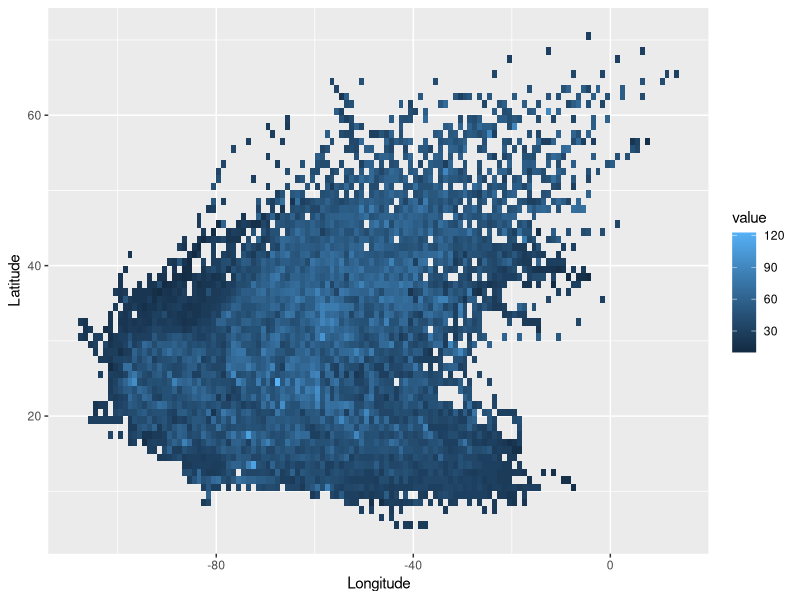
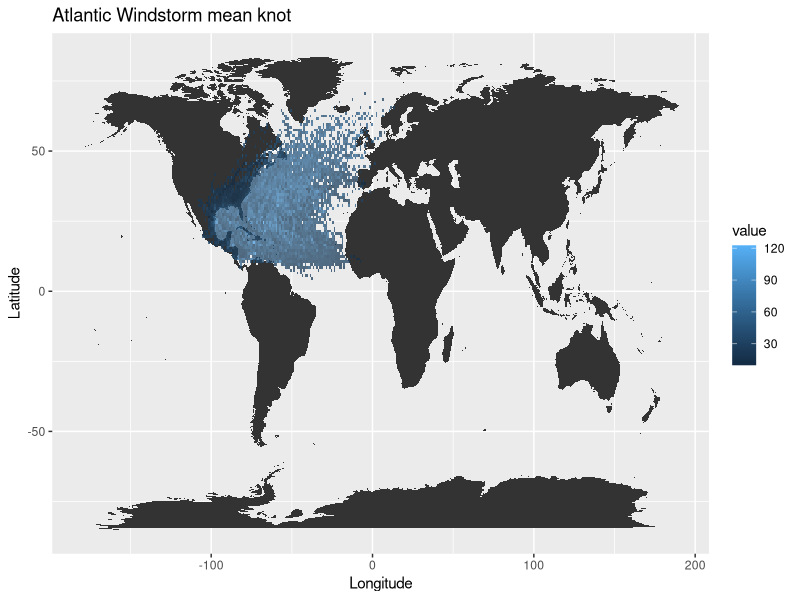
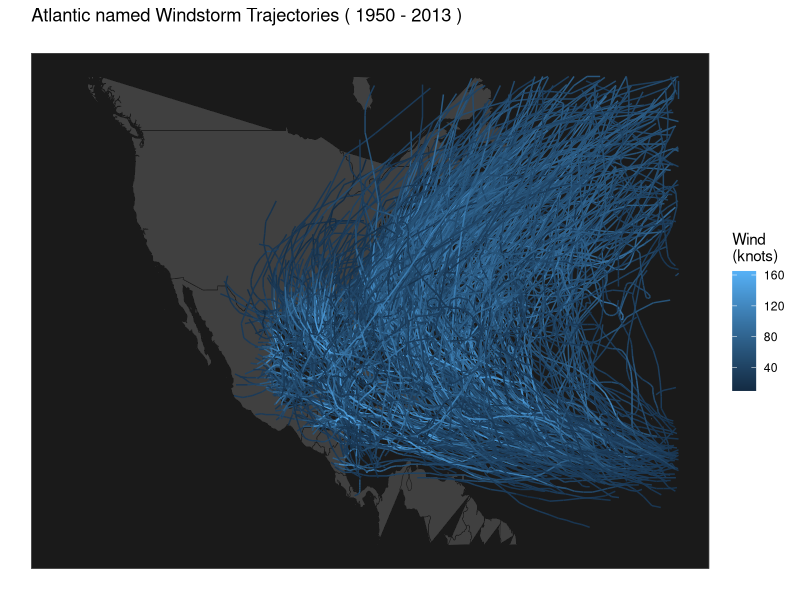
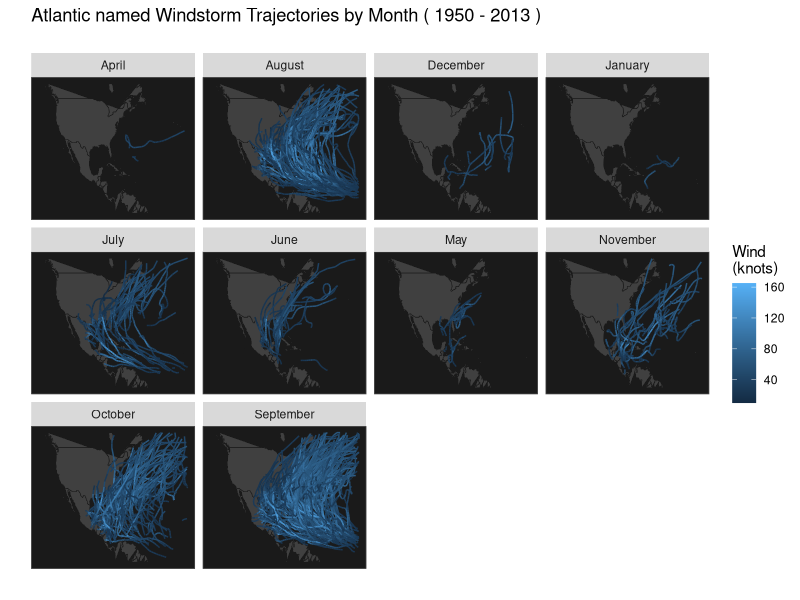

Write R code to recreate these figures, in order.
## ---- chunk 1
library(tidyverse)
library(data.table)
library(maps)
## ---- chunk 2
origin_df <- read.csv("hurrican703.csv")

# identify some problems in the data wrangling part.
# for visualization, we need to fix the problems first.
dt <- 
  origin_df %>% 
  mutate(
    # 2 hurricanes with the name ALICE.1954
    ID = ifelse(ID == "ALICE.1954" & Month == "June", "ALICE.1954(1)", ID),
    ID = ifelse(ID == "ALICE.1954", "ALICE.1954(2)", ID),
    # 4 hurricanes with the name SUBTROP:UNNAMED.1974
    ID = ifelse(ID == "SUBTROP:UNNAMED.1974" & Month == "June", "SUBTROP:UNNAMED.1974(1)", ID),
    ID = ifelse(ID == "SUBTROP:UNNAMED.1974" & Month == "July", "SUBTROP:UNNAMED.1974(2)", ID),
    ID = ifelse(ID == "SUBTROP:UNNAMED.1974" & Month == "August", "SUBTROP:UNNAMED.1974(3)", ID),
    ID = ifelse(ID == "SUBTROP:UNNAMED.1974", "SUBTROP:UNNAMED.1974(4)", ID),
    # 2 hurricanes with the name SUBTROP:UNNAMED.1976
    ID = ifelse(ID == "SUBTROP:UNNAMED.1976" & Month == "May", "SUBTROP:UNNAMED.1976(1)", ID),
    ID = ifelse(ID == "SUBTROP:UNNAMED.1976", "SUBTROP:UNNAMED.1976(2)", ID)
  )
## ---- chunk 3
ggplot(data=dt, aes(x = Longitude, y = Latitude)) + 
  stat_summary_2d(data = dt, aes(x = Longitude, y = Latitude, z = Wind.kt), fun = median, binwidth = c(1, 1), show.legend = TRUE)
dt <- as.data.table(dt)
summary(dt)
## ---- chunk 4
map <- ggplot(data = dt, aes(x = Longitude, y = Latitude)) + 
  geom_polygon(data = map_data(map = 'world'), aes(x = long, y = lat, group = group))
map +
  stat_summary_2d(data = dt, aes(x = Longitude, y = Latitude, z = dt$Wind.kt), fun = median, binwidth = c(1, 1), show.legend = TRUE, alpha = 0.75) + 
  ggtitle(paste0("Atlantic Windstorm mean knot"))
## ---- chunk 5
map <- ggplot(dt, aes(x = Longitude, y = Latitude, group = ID)) + 
  geom_polygon(data = map_data("world"), 
               aes(x = long, y = lat, group = group), 
               fill = "gray25", colour = "gray10", size = 0.2) + 
  geom_path(data = dt, aes(group = ID, colour = Wind.kt), size = 0.5) + 
  xlim(-138, -20) + ylim(3, 55) + 
  labs(x = "", y = "", colour = "Wind \n(knots)") + 
  theme(panel.background = element_rect(fill = "gray10", colour = "gray30"),
        axis.text.x = element_blank(), axis.text.y = element_blank(), 
        axis.ticks = element_blank(), panel.grid.major = element_blank(),
        panel.grid.minor = element_blank())

seasonrange <- paste(range(dt[, Season]), collapse=" - ")

map + ggtitle(paste("Atlantic named Windstorm Trajectories (", 
                     seasonrange, ")\n")) 
## ---- chunk 6
mapMonth <- map + facet_wrap(~ Month) +
  ggtitle(paste("Atlantic named Windstorm Trajectories by Month (", 
                 seasonrange, ")\n")) 
mapMonth
## ---- chunk 7
hurricane_df <- origin_df %>% 
  mutate(
    Month = as.factor(Month), # April-January
    Nature = as.factor(Nature), # TS,ET,DS,SS,NR
    # note: one hurricane can have multiple natures throughout its life
    time = gsub("[()]", "", time),
    time = paste0(ifelse(substr(time, 1, 2) > 23, "19", "20"), time),
    time = as.POSIXct(time, format = "%Y-%m-%d %H:%M:%S"),
    hour = substr(time, 12, 19)
  ) %>% 
  # remove data not at six-hour time intervals. (613 observations)
  filter(hour %in% c("00:00:00", "06:00:00", "12:00:00", "18:00:00")) %>% 
  select(-hour)

# remove hurricanes that has only 1 (<2) observations (change the threshold if you wish)
few_id <- hurricane_df %>% 
  group_by(ID) %>% 
  summarize(obs = n()) %>% 
  filter(obs < 2) %>% 
  .$ID
few_id
hurricane_df <- hurricane_df %>% filter(!(ID %in% few_id)) # remove 2 hurricanes

# check if any missing hours (e.g., 0 directly to 12, missing 6)
issue_id <- hurricane_df %>% 
  group_by(ID) %>% 
  summarize(
    obs = n(),
    obs2 = as.integer(difftime(max(time), min(time), units = "hours"))/6 + 1,
    diff = obs - obs2
  ) %>% 
  filter(abs(diff) > 0.167) %>% # some = 1/6. may due to DST time-shift
  .$ID
issue_id

# no such issue. but identify a new issue:
# several different hurricanes with the same name. (3 such hurricane names)
# e.g.,
# https://en.wikipedia.org/wiki/Hurricane_Alice_(December_1954)
# https://en.wikipedia.org/wiki/Hurricane_Alice_(June_1954)
origin_df %>% 
  filter(ID %in% issue_id) %>% 
  select(ID, Month, time)

# manually correct those data
hurricane_df <- 
  hurricane_df %>% 
  mutate(
    # 2 hurricanes with the name ALICE.1954
    ID = ifelse(ID == "ALICE.1954" & Month == "June", "ALICE.1954(1)", ID),
    ID = ifelse(ID == "ALICE.1954", "ALICE.1954(2)", ID),
    # 4 hurricanes with the name SUBTROP:UNNAMED.1974
    ID = ifelse(ID == "SUBTROP:UNNAMED.1974" & Month == "June", "SUBTROP:UNNAMED.1974(1)", ID),
    ID = ifelse(ID == "SUBTROP:UNNAMED.1974" & Month == "July", "SUBTROP:UNNAMED.1974(2)", ID),
    ID = ifelse(ID == "SUBTROP:UNNAMED.1974" & Month == "August", "SUBTROP:UNNAMED.1974(3)", ID),
    ID = ifelse(ID == "SUBTROP:UNNAMED.1974", "SUBTROP:UNNAMED.1974(4)", ID),
    # 2 hurricanes with the name SUBTROP:UNNAMED.1976
    ID = ifelse(ID == "SUBTROP:UNNAMED.1976" & Month == "May", "SUBTROP:UNNAMED.1976(1)", ID),
    ID = ifelse(ID == "SUBTROP:UNNAMED.1976", "SUBTROP:UNNAMED.1976(2)", ID)
  )

# check again
issue_id <- hurricane_df %>% 
  group_by(ID) %>% 
  summarize(
    obs = n(),
    obs2 = as.integer(difftime(max(time), min(time), units = "hours"))/6 + 1,
    diff = obs - obs2
  ) %>% 
  filter(abs(diff) > 0.167) %>% 
  .$ID
issue_id # no such problem

summary(hurricane_df) # 21693 observations, 705 hurricanes

diff_df <-
  hurricane_df %>% 
  group_by(ID) %>% 
  mutate(
    lat_diff = lead(Latitude) - Latitude,
    long_diff = lead(Longitude) - Longitude,
    wind_diff = lead(Wind.kt) - Wind.kt,
    time_j = round(difftime(time, min(time), units = "hours")/6) %>% as.integer
  ) %>% 
  select(ID, lat_diff, long_diff, wind_diff, time_j)

summary(diff_df)
## ---- chunk 8
# data partition
id <- hurricane_df %>% select(ID) %>% unique %>% as.vector %>% unlist
set.seed(1)
index <- sample(1:length(id), size = 0.8*length(id))
training_id <- id[index]
test_id <- id[-index]
Training <- hurricane_df %>% filter(ID %in% training_id)
Test <- hurricane_df %>% filter(ID %in% test_id)
